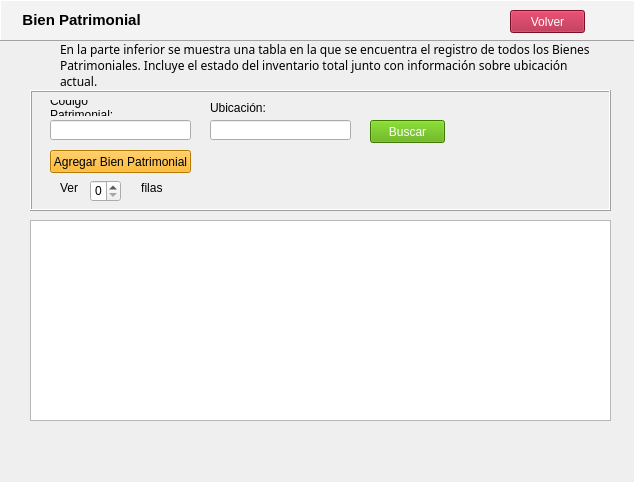
<?xml version="1.0" encoding="UTF-8"?>
<ui version="4.0">
 <class>WizardPage</class>
 <widget class="QWizardPage" name="WizardPage">
  <property name="geometry">
   <rect>
    <x>0</x>
    <y>0</y>
    <width>634</width>
    <height>482</height>
   </rect>
  </property>
  <property name="windowTitle">
   <string>WizardPage</string>
  </property>
  <widget class="QTableView" name="tableView">
   <property name="geometry">
    <rect>
     <x>30</x>
     <y>220</y>
     <width>581</width>
     <height>201</height>
    </rect>
   </property>
  </widget>
  <widget class="QSpinBox" name="spinBox">
   <property name="geometry">
    <rect>
     <x>90</x>
     <y>180</y>
     <width>31</width>
     <height>22</height>
    </rect>
   </property>
   <property name="wrapping">
    <bool>false</bool>
   </property>
  </widget>
  <widget class="QLabel" name="label_2">
   <property name="geometry">
    <rect>
     <x>60</x>
     <y>40</y>
     <width>531</width>
     <height>51</height>
    </rect>
   </property>
   <property name="font">
    <font>
     <family>Microsoft YaHei</family>
     <weight>50</weight>
     <bold>false</bold>
    </font>
   </property>
   <property name="tabletTracking">
    <bool>false</bool>
   </property>
   <property name="text">
    <string>En la parte inferior se muestra una tabla en la que se encuentra el registro de todos los Bienes Patrimoniales. Incluye el estado del inventario total junto con información sobre ubicación actual.</string>
   </property>
   <property name="wordWrap">
    <bool>true</bool>
   </property>
   <property name="openExternalLinks">
    <bool>false</bool>
   </property>
  </widget>
  <widget class="QLabel" name="label_3">
   <property name="geometry">
    <rect>
     <x>50</x>
     <y>100</y>
     <width>101</width>
     <height>16</height>
    </rect>
   </property>
   <property name="text">
    <string>Código Patrimonial:</string>
   </property>
   <property name="wordWrap">
    <bool>true</bool>
   </property>
  </widget>
  <widget class="QLabel" name="label_4">
   <property name="geometry">
    <rect>
     <x>210</x>
     <y>100</y>
     <width>61</width>
     <height>16</height>
    </rect>
   </property>
   <property name="text">
    <string>Ubicación:</string>
   </property>
   <property name="wordWrap">
    <bool>true</bool>
   </property>
  </widget>
  <widget class="QPushButton" name="pushButton_3">
   <property name="geometry">
    <rect>
     <x>50</x>
     <y>150</y>
     <width>141</width>
     <height>23</height>
    </rect>
   </property>
   <property name="styleSheet">
    <string notr="true">background-color: rgb(255, 170, 0);</string>
   </property>
   <property name="text">
    <string>Agregar Bien Patrimonial</string>
   </property>
  </widget>
  <widget class="QLabel" name="label_5">
   <property name="geometry">
    <rect>
     <x>60</x>
     <y>180</y>
     <width>111</width>
     <height>16</height>
    </rect>
   </property>
   <property name="text">
    <string>Ver                   filas</string>
   </property>
  </widget>
  <widget class="QPushButton" name="pushButton_4">
   <property name="geometry">
    <rect>
     <x>510</x>
     <y>10</y>
     <width>75</width>
     <height>23</height>
    </rect>
   </property>
   <property name="palette">
    <palette>
     <active>
      <colorrole role="Button">
       <brush brushstyle="SolidPattern">
        <color alpha="255">
         <red>170</red>
         <green>22</green>
         <blue>56</blue>
        </color>
       </brush>
      </colorrole>
      <colorrole role="ButtonText">
       <brush brushstyle="SolidPattern">
        <color alpha="255">
         <red>255</red>
         <green>255</green>
         <blue>255</blue>
        </color>
       </brush>
      </colorrole>
      <colorrole role="Base">
       <brush brushstyle="SolidPattern">
        <color alpha="255">
         <red>170</red>
         <green>22</green>
         <blue>56</blue>
        </color>
       </brush>
      </colorrole>
      <colorrole role="Window">
       <brush brushstyle="SolidPattern">
        <color alpha="255">
         <red>170</red>
         <green>22</green>
         <blue>56</blue>
        </color>
       </brush>
      </colorrole>
     </active>
     <inactive>
      <colorrole role="Button">
       <brush brushstyle="SolidPattern">
        <color alpha="255">
         <red>170</red>
         <green>22</green>
         <blue>56</blue>
        </color>
       </brush>
      </colorrole>
      <colorrole role="ButtonText">
       <brush brushstyle="SolidPattern">
        <color alpha="255">
         <red>255</red>
         <green>255</green>
         <blue>255</blue>
        </color>
       </brush>
      </colorrole>
      <colorrole role="Base">
       <brush brushstyle="SolidPattern">
        <color alpha="255">
         <red>170</red>
         <green>22</green>
         <blue>56</blue>
        </color>
       </brush>
      </colorrole>
      <colorrole role="Window">
       <brush brushstyle="SolidPattern">
        <color alpha="255">
         <red>170</red>
         <green>22</green>
         <blue>56</blue>
        </color>
       </brush>
      </colorrole>
     </inactive>
     <disabled>
      <colorrole role="Button">
       <brush brushstyle="SolidPattern">
        <color alpha="255">
         <red>170</red>
         <green>22</green>
         <blue>56</blue>
        </color>
       </brush>
      </colorrole>
      <colorrole role="ButtonText">
       <brush brushstyle="SolidPattern">
        <color alpha="255">
         <red>120</red>
         <green>120</green>
         <blue>120</blue>
        </color>
       </brush>
      </colorrole>
      <colorrole role="Base">
       <brush brushstyle="SolidPattern">
        <color alpha="255">
         <red>170</red>
         <green>22</green>
         <blue>56</blue>
        </color>
       </brush>
      </colorrole>
      <colorrole role="Window">
       <brush brushstyle="SolidPattern">
        <color alpha="255">
         <red>170</red>
         <green>22</green>
         <blue>56</blue>
        </color>
       </brush>
      </colorrole>
     </disabled>
    </palette>
   </property>
   <property name="styleSheet">
    <string notr="true">background-color: rgb(170, 22, 56);</string>
   </property>
   <property name="text">
    <string>Volver</string>
   </property>
  </widget>
  <widget class="QFrame" name="frame">
   <property name="geometry">
    <rect>
     <x>0</x>
     <y>0</y>
     <width>641</width>
     <height>41</height>
    </rect>
   </property>
   <property name="tabletTracking">
    <bool>false</bool>
   </property>
   <property name="toolTip">
    <string/>
   </property>
   <property name="autoFillBackground">
    <bool>false</bool>
   </property>
   <property name="styleSheet">
    <string notr="true">background-color: rgb(243, 243, 243);</string>
   </property>
   <property name="frameShape">
    <enum>QFrame::Panel</enum>
   </property>
   <property name="frameShadow">
    <enum>QFrame::Raised</enum>
   </property>
   <widget class="QLabel" name="label">
    <property name="geometry">
     <rect>
      <x>10</x>
      <y>10</y>
      <width>421</width>
      <height>20</height>
     </rect>
    </property>
    <property name="font">
     <font>
      <family>Microsoft YaHei UI</family>
      <pointsize>11</pointsize>
      <weight>75</weight>
      <bold>true</bold>
     </font>
    </property>
    <property name="frameShadow">
     <enum>QFrame::Sunken</enum>
    </property>
    <property name="lineWidth">
     <number>0</number>
    </property>
    <property name="midLineWidth">
     <number>1</number>
    </property>
    <property name="text">
     <string>   Bien Patrimonial</string>
    </property>
   </widget>
  </widget>
  <widget class="QFrame" name="frame_2">
   <property name="geometry">
    <rect>
     <x>30</x>
     <y>90</y>
     <width>581</width>
     <height>121</height>
    </rect>
   </property>
   <property name="tabletTracking">
    <bool>false</bool>
   </property>
   <property name="toolTip">
    <string/>
   </property>
   <property name="autoFillBackground">
    <bool>false</bool>
   </property>
   <property name="frameShape">
    <enum>QFrame::Box</enum>
   </property>
   <property name="frameShadow">
    <enum>QFrame::Raised</enum>
   </property>
   <widget class="QLabel" name="label_6">
    <property name="geometry">
     <rect>
      <x>10</x>
      <y>10</y>
      <width>566</width>
      <height>20</height>
     </rect>
    </property>
    <property name="font">
     <font>
      <family>Microsoft YaHei UI</family>
      <pointsize>11</pointsize>
     </font>
    </property>
    <property name="frameShadow">
     <enum>QFrame::Sunken</enum>
    </property>
    <property name="lineWidth">
     <number>0</number>
    </property>
    <property name="midLineWidth">
     <number>1</number>
    </property>
    <property name="text">
     <string/>
    </property>
   </widget>
   <widget class="QLineEdit" name="lineEdit">
    <property name="geometry">
     <rect>
      <x>20</x>
      <y>30</y>
      <width>141</width>
      <height>20</height>
     </rect>
    </property>
   </widget>
   <widget class="QLineEdit" name="lineEdit_2">
    <property name="geometry">
     <rect>
      <x>180</x>
      <y>30</y>
      <width>141</width>
      <height>20</height>
     </rect>
    </property>
   </widget>
   <widget class="QPushButton" name="pushButton_11">
    <property name="geometry">
     <rect>
      <x>340</x>
      <y>30</y>
      <width>75</width>
      <height>23</height>
     </rect>
    </property>
    <property name="palette">
     <palette>
      <active>
       <colorrole role="Button">
        <brush brushstyle="SolidPattern">
         <color alpha="255">
          <red>85</red>
          <green>170</green>
          <blue>0</blue>
         </color>
        </brush>
       </colorrole>
       <colorrole role="ButtonText">
        <brush brushstyle="SolidPattern">
         <color alpha="255">
          <red>255</red>
          <green>255</green>
          <blue>255</blue>
         </color>
        </brush>
       </colorrole>
       <colorrole role="Base">
        <brush brushstyle="SolidPattern">
         <color alpha="255">
          <red>85</red>
          <green>170</green>
          <blue>0</blue>
         </color>
        </brush>
       </colorrole>
       <colorrole role="Window">
        <brush brushstyle="SolidPattern">
         <color alpha="255">
          <red>85</red>
          <green>170</green>
          <blue>0</blue>
         </color>
        </brush>
       </colorrole>
      </active>
      <inactive>
       <colorrole role="Button">
        <brush brushstyle="SolidPattern">
         <color alpha="255">
          <red>85</red>
          <green>170</green>
          <blue>0</blue>
         </color>
        </brush>
       </colorrole>
       <colorrole role="ButtonText">
        <brush brushstyle="SolidPattern">
         <color alpha="255">
          <red>255</red>
          <green>255</green>
          <blue>255</blue>
         </color>
        </brush>
       </colorrole>
       <colorrole role="Base">
        <brush brushstyle="SolidPattern">
         <color alpha="255">
          <red>85</red>
          <green>170</green>
          <blue>0</blue>
         </color>
        </brush>
       </colorrole>
       <colorrole role="Window">
        <brush brushstyle="SolidPattern">
         <color alpha="255">
          <red>85</red>
          <green>170</green>
          <blue>0</blue>
         </color>
        </brush>
       </colorrole>
      </inactive>
      <disabled>
       <colorrole role="Button">
        <brush brushstyle="SolidPattern">
         <color alpha="255">
          <red>85</red>
          <green>170</green>
          <blue>0</blue>
         </color>
        </brush>
       </colorrole>
       <colorrole role="ButtonText">
        <brush brushstyle="SolidPattern">
         <color alpha="255">
          <red>120</red>
          <green>120</green>
          <blue>120</blue>
         </color>
        </brush>
       </colorrole>
       <colorrole role="Base">
        <brush brushstyle="SolidPattern">
         <color alpha="255">
          <red>85</red>
          <green>170</green>
          <blue>0</blue>
         </color>
        </brush>
       </colorrole>
       <colorrole role="Window">
        <brush brushstyle="SolidPattern">
         <color alpha="255">
          <red>85</red>
          <green>170</green>
          <blue>0</blue>
         </color>
        </brush>
       </colorrole>
      </disabled>
     </palette>
    </property>
    <property name="styleSheet">
     <string notr="true">background-color: rgb(85, 170, 0);</string>
    </property>
    <property name="text">
     <string>Buscar</string>
    </property>
   </widget>
  </widget>
  <widget class="QLabel" name="label_7">
   <property name="geometry">
    <rect>
     <x>0</x>
     <y>0</y>
     <width>641</width>
     <height>481</height>
    </rect>
   </property>
   <property name="text">
    <string/>
   </property>
   <property name="pixmap">
    <pixmap>Fondo.jpeg</pixmap>
   </property>
  </widget>
  <zorder>label_7</zorder>
  <zorder>frame</zorder>
  <zorder>frame_2</zorder>
  <zorder>label_5</zorder>
  <zorder>tableView</zorder>
  <zorder>spinBox</zorder>
  <zorder>label_2</zorder>
  <zorder>label_3</zorder>
  <zorder>label_4</zorder>
  <zorder>pushButton_3</zorder>
  <zorder>pushButton_4</zorder>
 </widget>
 <resources/>
 <connections/>
</ui>
